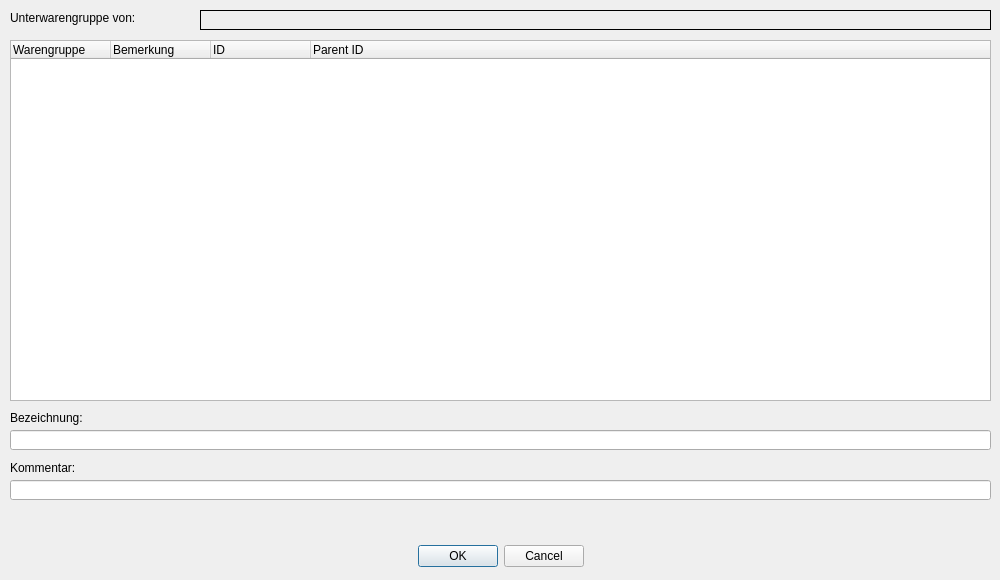
<?xml version="1.0" encoding="UTF-8"?>
<ui version="4.0">
 <class>CInputDialogWaregroup</class>
 <widget class="QDialog" name="CInputDialogWaregroup">
  <property name="geometry">
   <rect>
    <x>0</x>
    <y>0</y>
    <width>1000</width>
    <height>580</height>
   </rect>
  </property>
  <property name="windowTitle">
   <string>Dialog</string>
  </property>
  <property name="windowIcon">
   <iconset>
    <normaloff>res/icon.ico</normaloff>res/icon.ico</iconset>
  </property>
  <widget class="QDialogButtonBox" name="buttonBox">
   <property name="geometry">
    <rect>
     <x>10</x>
     <y>540</y>
     <width>981</width>
     <height>32</height>
    </rect>
   </property>
   <property name="orientation">
    <enum>Qt::Horizontal</enum>
   </property>
   <property name="standardButtons">
    <set>QDialogButtonBox::Cancel|QDialogButtonBox::Ok</set>
   </property>
   <property name="centerButtons">
    <bool>true</bool>
   </property>
  </widget>
  <widget class="QLabel" name="label_SelectedParent">
   <property name="geometry">
    <rect>
     <x>200</x>
     <y>10</y>
     <width>791</width>
     <height>20</height>
    </rect>
   </property>
   <property name="font">
    <font>
     <weight>75</weight>
     <bold>true</bold>
    </font>
   </property>
   <property name="frameShape">
    <enum>QFrame::Box</enum>
   </property>
   <property name="text">
    <string/>
   </property>
   <property name="scaledContents">
    <bool>false</bool>
   </property>
   <property name="margin">
    <number>0</number>
   </property>
  </widget>
  <widget class="QTreeWidget" name="treeWidgetParents">
   <property name="geometry">
    <rect>
     <x>10</x>
     <y>40</y>
     <width>981</width>
     <height>361</height>
    </rect>
   </property>
   <property name="alternatingRowColors">
    <bool>false</bool>
   </property>
   <column>
    <property name="text">
     <string>Warengruppe</string>
    </property>
   </column>
   <column>
    <property name="text">
     <string>Bemerkung</string>
    </property>
   </column>
   <column>
    <property name="text">
     <string>ID</string>
    </property>
   </column>
   <column>
    <property name="text">
     <string>Parent ID</string>
    </property>
   </column>
  </widget>
  <widget class="QLineEdit" name="lineEditInpDia_comment">
   <property name="geometry">
    <rect>
     <x>10</x>
     <y>480</y>
     <width>981</width>
     <height>20</height>
    </rect>
   </property>
   <property name="maxLength">
    <number>200</number>
   </property>
  </widget>
  <widget class="QLabel" name="label_2">
   <property name="geometry">
    <rect>
     <x>10</x>
     <y>460</y>
     <width>161</width>
     <height>16</height>
    </rect>
   </property>
   <property name="text">
    <string>Kommentar:</string>
   </property>
  </widget>
  <widget class="QLineEdit" name="lineEditInpDia_name">
   <property name="geometry">
    <rect>
     <x>10</x>
     <y>430</y>
     <width>981</width>
     <height>20</height>
    </rect>
   </property>
   <property name="maxLength">
    <number>200</number>
   </property>
  </widget>
  <widget class="QLabel" name="label_warning">
   <property name="geometry">
    <rect>
     <x>10</x>
     <y>510</y>
     <width>981</width>
     <height>20</height>
    </rect>
   </property>
   <property name="palette">
    <palette>
     <active>
      <colorrole role="WindowText">
       <brush brushstyle="SolidPattern">
        <color alpha="255">
         <red>170</red>
         <green>0</green>
         <blue>0</blue>
        </color>
       </brush>
      </colorrole>
      <colorrole role="Text">
       <brush brushstyle="SolidPattern">
        <color alpha="255">
         <red>170</red>
         <green>0</green>
         <blue>0</blue>
        </color>
       </brush>
      </colorrole>
     </active>
     <inactive>
      <colorrole role="WindowText">
       <brush brushstyle="SolidPattern">
        <color alpha="255">
         <red>170</red>
         <green>0</green>
         <blue>0</blue>
        </color>
       </brush>
      </colorrole>
      <colorrole role="Text">
       <brush brushstyle="SolidPattern">
        <color alpha="255">
         <red>170</red>
         <green>0</green>
         <blue>0</blue>
        </color>
       </brush>
      </colorrole>
     </inactive>
     <disabled>
      <colorrole role="WindowText">
       <brush brushstyle="SolidPattern">
        <color alpha="255">
         <red>118</red>
         <green>116</green>
         <blue>108</blue>
        </color>
       </brush>
      </colorrole>
      <colorrole role="Text">
       <brush brushstyle="SolidPattern">
        <color alpha="255">
         <red>118</red>
         <green>116</green>
         <blue>108</blue>
        </color>
       </brush>
      </colorrole>
     </disabled>
    </palette>
   </property>
   <property name="font">
    <font>
     <weight>75</weight>
     <bold>true</bold>
    </font>
   </property>
   <property name="text">
    <string/>
   </property>
   <property name="alignment">
    <set>Qt::AlignCenter</set>
   </property>
  </widget>
  <widget class="QLabel" name="label">
   <property name="geometry">
    <rect>
     <x>10</x>
     <y>410</y>
     <width>171</width>
     <height>16</height>
    </rect>
   </property>
   <property name="text">
    <string>Bezeichnung:</string>
   </property>
  </widget>
  <widget class="QLabel" name="label_3">
   <property name="geometry">
    <rect>
     <x>10</x>
     <y>10</y>
     <width>191</width>
     <height>16</height>
    </rect>
   </property>
   <property name="text">
    <string>Unterwarengruppe von:</string>
   </property>
  </widget>
 </widget>
 <tabstops>
  <tabstop>treeWidgetParents</tabstop>
  <tabstop>lineEditInpDia_name</tabstop>
  <tabstop>lineEditInpDia_comment</tabstop>
  <tabstop>buttonBox</tabstop>
 </tabstops>
 <resources/>
 <connections>
  <connection>
   <sender>buttonBox</sender>
   <signal>accepted()</signal>
   <receiver>CInputDialogWaregroup</receiver>
   <slot>accept()</slot>
   <hints>
    <hint type="sourcelabel">
     <x>248</x>
     <y>254</y>
    </hint>
    <hint type="destinationlabel">
     <x>157</x>
     <y>274</y>
    </hint>
   </hints>
  </connection>
  <connection>
   <sender>buttonBox</sender>
   <signal>rejected()</signal>
   <receiver>CInputDialogWaregroup</receiver>
   <slot>reject()</slot>
   <hints>
    <hint type="sourcelabel">
     <x>316</x>
     <y>260</y>
    </hint>
    <hint type="destinationlabel">
     <x>286</x>
     <y>274</y>
    </hint>
   </hints>
  </connection>
 </connections>
</ui>
